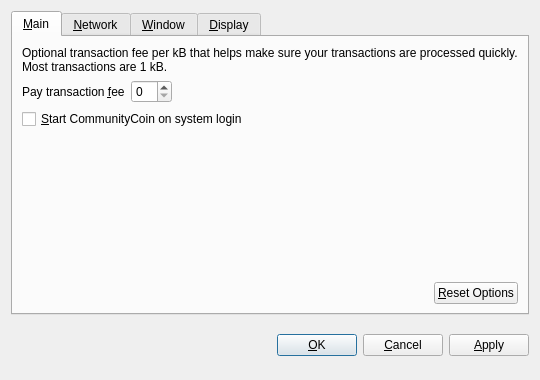
<?xml version="1.0" encoding="UTF-8"?>
<ui version="4.0">
 <class>OptionsDialog</class>
 <widget class="QDialog" name="OptionsDialog">
  <property name="geometry">
   <rect>
    <x>0</x>
    <y>0</y>
    <width>540</width>
    <height>380</height>
   </rect>
  </property>
  <property name="windowTitle">
   <string>Options</string>
  </property>
  <property name="modal">
   <bool>true</bool>
  </property>
  <layout class="QVBoxLayout" name="verticalLayout">
   <item>
    <widget class="QTabWidget" name="tabWidget">
     <property name="tabPosition">
      <enum>QTabWidget::North</enum>
     </property>
     <property name="currentIndex">
      <number>0</number>
     </property>
     <widget class="QWidget" name="tabMain">
      <attribute name="title">
       <string>&amp;Main</string>
      </attribute>
      <layout class="QVBoxLayout" name="verticalLayout_Main">
       <item>
        <widget class="QLabel" name="transactionFeeInfoLabel">
         <property name="text">
          <string>Optional transaction fee per kB that helps make sure your transactions are processed quickly. Most transactions are 1 kB.</string>
         </property>
         <property name="textFormat">
          <enum>Qt::PlainText</enum>
         </property>
         <property name="wordWrap">
          <bool>true</bool>
         </property>
        </widget>
       </item>
       <item>
        <layout class="QHBoxLayout" name="horizontalLayout_1_Main">
         <item>
          <widget class="QLabel" name="transactionFeeLabel">
           <property name="text">
            <string>Pay transaction &amp;fee</string>
           </property>
           <property name="textFormat">
            <enum>Qt::PlainText</enum>
           </property>
           <property name="buddy">
            <cstring>transactionFee</cstring>
           </property>
          </widget>
         </item>
         <item>
          <widget class="BitcoinAmountField" name="transactionFee"/>
         </item>
         <item>
          <spacer name="horizontalSpacer_1_Main">
           <property name="orientation">
            <enum>Qt::Horizontal</enum>
           </property>
           <property name="sizeHint" stdset="0">
            <size>
             <width>40</width>
             <height>20</height>
            </size>
           </property>
          </spacer>
         </item>
        </layout>
       </item>
       <item>
        <widget class="QCheckBox" name="bitcoinAtStartup">
         <property name="toolTip">
          <string>Automatically start CommunityCoin after logging in to the system.</string>
         </property>
         <property name="text">
          <string>&amp;Start CommunityCoin on system login</string>
         </property>
        </widget>
       </item>
       <item>
        <spacer name="verticalSpacer_Main">
         <property name="orientation">
          <enum>Qt::Vertical</enum>
         </property>
         <property name="sizeHint" stdset="0">
          <size>
           <width>20</width>
           <height>40</height>
          </size>
         </property>
        </spacer>
       </item>
       <item>
        <layout class="QHBoxLayout" name="horizontalLayout_2_Main">
         <item>
          <spacer name="horizontalSpacer_2_Main">
           <property name="orientation">
            <enum>Qt::Horizontal</enum>
           </property>
           <property name="sizeHint" stdset="0">
            <size>
             <width>40</width>
             <height>20</height>
            </size>
           </property>
          </spacer>
         </item>
         <item>
          <widget class="QPushButton" name="resetButton">
           <property name="toolTip">
            <string>Reset all client options to default.</string>
           </property>
           <property name="text">
            <string>&amp;Reset Options</string>
           </property>
           <property name="autoDefault">
            <bool>false</bool>
           </property>
          </widget>
         </item>
        </layout>
       </item>
      </layout>
     </widget>
     <widget class="QWidget" name="tabNetwork">
      <attribute name="title">
       <string>&amp;Network</string>
      </attribute>
      <layout class="QVBoxLayout" name="verticalLayout_Network">
       <item>
        <widget class="QCheckBox" name="mapPortUpnp">
         <property name="toolTip">
          <string>Automatically open the CommunityCoin client port on the router. This only works when your router supports UPnP and it is enabled.</string>
         </property>
         <property name="text">
          <string>Map port using &amp;UPnP</string>
         </property>
        </widget>
       </item>
       <item>
        <widget class="QCheckBox" name="connectSocks">
         <property name="toolTip">
          <string>Connect to the CommunityCoin network through a SOCKS proxy (e.g. when connecting through Tor).</string>
         </property>
         <property name="text">
          <string>&amp;Connect through SOCKS proxy:</string>
         </property>
        </widget>
       </item>
       <item>
        <layout class="QHBoxLayout" name="horizontalLayout_Network">
         <item>
          <widget class="QLabel" name="proxyIpLabel">
           <property name="text">
            <string>Proxy &amp;IP:</string>
           </property>
           <property name="textFormat">
            <enum>Qt::PlainText</enum>
           </property>
           <property name="buddy">
            <cstring>proxyIp</cstring>
           </property>
          </widget>
         </item>
         <item>
          <widget class="QValidatedLineEdit" name="proxyIp">
           <property name="maximumSize">
            <size>
             <width>140</width>
             <height>16777215</height>
            </size>
           </property>
           <property name="toolTip">
            <string>IP address of the proxy (e.g. 127.0.0.1)</string>
           </property>
          </widget>
         </item>
         <item>
          <widget class="QLabel" name="proxyPortLabel">
           <property name="text">
            <string>&amp;Port:</string>
           </property>
           <property name="textFormat">
            <enum>Qt::PlainText</enum>
           </property>
           <property name="buddy">
            <cstring>proxyPort</cstring>
           </property>
          </widget>
         </item>
         <item>
          <widget class="QLineEdit" name="proxyPort">
           <property name="maximumSize">
            <size>
             <width>55</width>
             <height>16777215</height>
            </size>
           </property>
           <property name="toolTip">
            <string>Port of the proxy (e.g. 9050)</string>
           </property>
          </widget>
         </item>
         <item>
          <widget class="QLabel" name="socksVersionLabel">
           <property name="text">
            <string>SOCKS &amp;Version:</string>
           </property>
           <property name="textFormat">
            <enum>Qt::PlainText</enum>
           </property>
           <property name="buddy">
            <cstring>socksVersion</cstring>
           </property>
          </widget>
         </item>
         <item>
          <widget class="QValueComboBox" name="socksVersion">
           <property name="toolTip">
            <string>SOCKS version of the proxy (e.g. 5)</string>
           </property>
          </widget>
         </item>
         <item>
          <spacer name="horizontalSpacer_Network">
           <property name="orientation">
            <enum>Qt::Horizontal</enum>
           </property>
           <property name="sizeHint" stdset="0">
            <size>
             <width>40</width>
             <height>20</height>
            </size>
           </property>
          </spacer>
         </item>
        </layout>
       </item>
       <item>
        <spacer name="verticalSpacer_Network">
         <property name="orientation">
          <enum>Qt::Vertical</enum>
         </property>
         <property name="sizeHint" stdset="0">
          <size>
           <width>20</width>
           <height>40</height>
          </size>
         </property>
        </spacer>
       </item>
      </layout>
     </widget>
     <widget class="QWidget" name="tabWindow">
      <attribute name="title">
       <string>&amp;Window</string>
      </attribute>
      <layout class="QVBoxLayout" name="verticalLayout_Window">
       <item>
        <widget class="QCheckBox" name="minimizeToTray">
         <property name="toolTip">
          <string>Show only a tray icon after minimizing the window.</string>
         </property>
         <property name="text">
          <string>&amp;Minimize to the tray instead of the taskbar</string>
         </property>
        </widget>
       </item>
       <item>
        <widget class="QCheckBox" name="minimizeOnClose">
         <property name="toolTip">
          <string>Minimize instead of exit the application when the window is closed. When this option is enabled, the application will be closed only after selecting Quit in the menu.</string>
         </property>
         <property name="text">
          <string>M&amp;inimize on close</string>
         </property>
        </widget>
       </item>
       <item>
        <spacer name="verticalSpacer_Window">
         <property name="orientation">
          <enum>Qt::Vertical</enum>
         </property>
         <property name="sizeHint" stdset="0">
          <size>
           <width>20</width>
           <height>40</height>
          </size>
         </property>
        </spacer>
       </item>
      </layout>
     </widget>
     <widget class="QWidget" name="tabDisplay">
      <attribute name="title">
       <string>&amp;Display</string>
      </attribute>
      <layout class="QVBoxLayout" name="verticalLayout_Display">
       <item>
        <layout class="QHBoxLayout" name="horizontalLayout_1_Display">
         <item>
          <widget class="QLabel" name="langLabel">
           <property name="text">
            <string>User Interface &amp;language:</string>
           </property>
           <property name="textFormat">
            <enum>Qt::PlainText</enum>
           </property>
           <property name="buddy">
            <cstring>lang</cstring>
           </property>
          </widget>
         </item>
         <item>
          <widget class="QValueComboBox" name="lang">
           <property name="toolTip">
            <string>The user interface language can be set here. This setting will take effect after restarting CommunityCoin.</string>
           </property>
          </widget>
         </item>
        </layout>
       </item>
       <item>
        <layout class="QHBoxLayout" name="horizontalLayout_2_Display">
         <item>
          <widget class="QLabel" name="unitLabel">
           <property name="text">
            <string>&amp;Unit to show amounts in:</string>
           </property>
           <property name="textFormat">
            <enum>Qt::PlainText</enum>
           </property>
           <property name="buddy">
            <cstring>unit</cstring>
           </property>
          </widget>
         </item>
         <item>
          <widget class="QValueComboBox" name="unit">
           <property name="toolTip">
            <string>Choose the default subdivision unit to show in the interface and when sending coins.</string>
           </property>
          </widget>
         </item>
        </layout>
       </item>
       <item>
        <widget class="QCheckBox" name="displayAddresses">
         <property name="toolTip">
          <string>Whether to show CommunityCoin addresses in the transaction list or not.</string>
         </property>
         <property name="text">
          <string>&amp;Display addresses in transaction list</string>
         </property>
        </widget>
       </item>
       <item>
        <spacer name="verticalSpacer_Display">
         <property name="orientation">
          <enum>Qt::Vertical</enum>
         </property>
         <property name="sizeHint" stdset="0">
          <size>
           <width>20</width>
           <height>40</height>
          </size>
         </property>
        </spacer>
       </item>
      </layout>
     </widget>
    </widget>
   </item>
   <item>
    <layout class="QHBoxLayout" name="horizontalLayout_Buttons">
     <item>
      <spacer name="horizontalSpacer_1">
       <property name="orientation">
        <enum>Qt::Horizontal</enum>
       </property>
       <property name="sizeHint" stdset="0">
        <size>
         <width>40</width>
         <height>48</height>
        </size>
       </property>
      </spacer>
     </item>
     <item>
      <widget class="QLabel" name="statusLabel">
       <property name="font">
        <font>
         <weight>75</weight>
         <bold>true</bold>
        </font>
       </property>
       <property name="text">
        <string/>
       </property>
       <property name="textFormat">
        <enum>Qt::PlainText</enum>
       </property>
       <property name="wordWrap">
        <bool>true</bool>
       </property>
      </widget>
     </item>
     <item>
      <spacer name="horizontalSpacer_2">
       <property name="orientation">
        <enum>Qt::Horizontal</enum>
       </property>
       <property name="sizeHint" stdset="0">
        <size>
         <width>40</width>
         <height>48</height>
        </size>
       </property>
      </spacer>
     </item>
     <item>
      <widget class="QPushButton" name="okButton">
       <property name="text">
        <string>&amp;OK</string>
       </property>
      </widget>
     </item>
     <item>
      <widget class="QPushButton" name="cancelButton">
       <property name="text">
        <string>&amp;Cancel</string>
       </property>
       <property name="autoDefault">
        <bool>false</bool>
       </property>
      </widget>
     </item>
     <item>
      <widget class="QPushButton" name="applyButton">
       <property name="text">
        <string>&amp;Apply</string>
       </property>
       <property name="autoDefault">
        <bool>false</bool>
       </property>
      </widget>
     </item>
    </layout>
   </item>
  </layout>
 </widget>
 <customwidgets>
  <customwidget>
   <class>BitcoinAmountField</class>
   <extends>QSpinBox</extends>
   <header>bitcoinamountfield.h</header>
  </customwidget>
  <customwidget>
   <class>QValueComboBox</class>
   <extends>QComboBox</extends>
   <header>qvaluecombobox.h</header>
  </customwidget>
  <customwidget>
   <class>QValidatedLineEdit</class>
   <extends>QLineEdit</extends>
   <header>qvalidatedlineedit.h</header>
  </customwidget>
 </customwidgets>
 <resources/>
 <connections/>
</ui>
